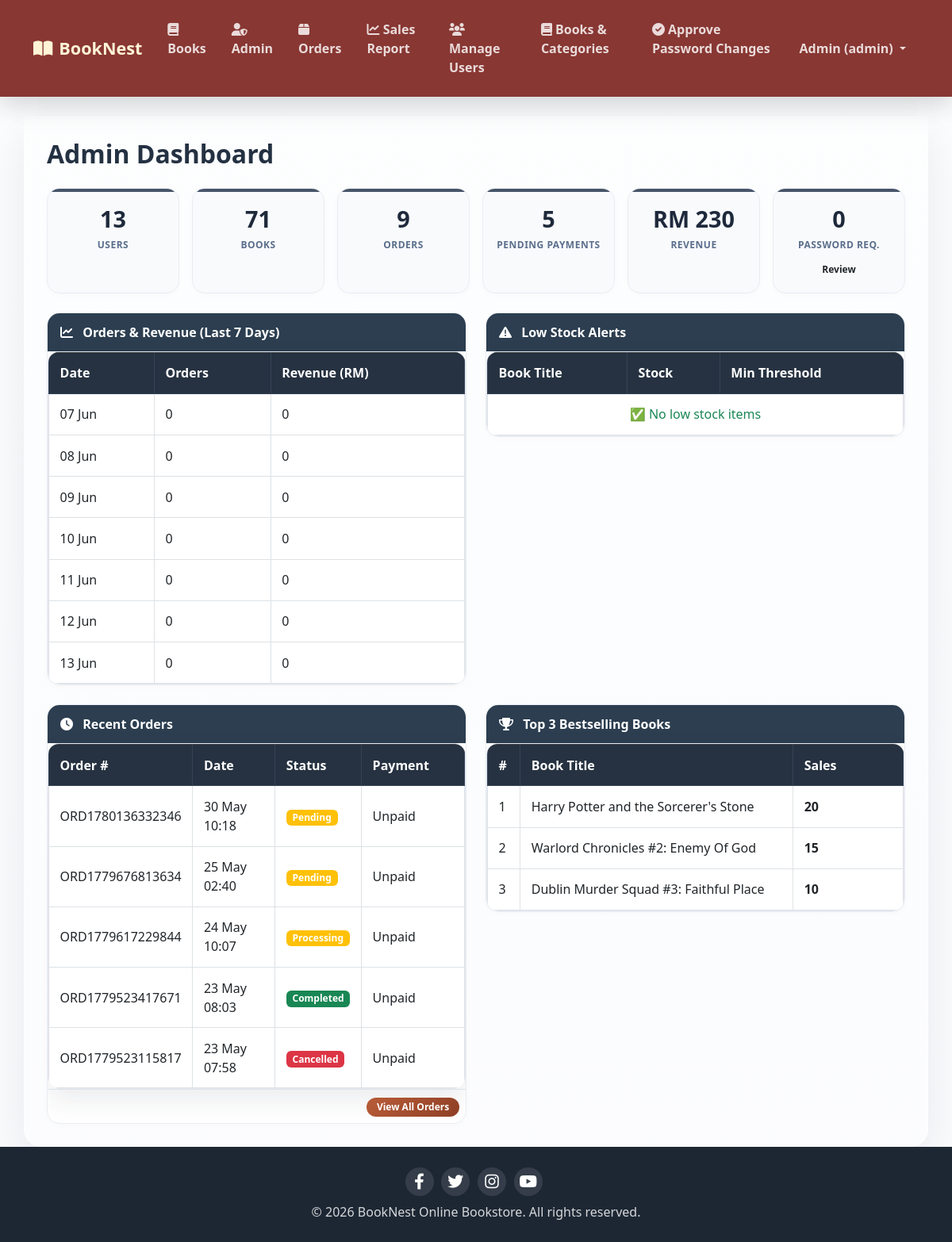
Page /Admin/mainPage.php (signed in) on the committed database.
### tables this page shows
CREATE TABLE `orders` (
  `id` int(10) UNSIGNED NOT NULL,
  `user_id` int(10) UNSIGNED NOT NULL,
  `order_number` varchar(50) NOT NULL,
  `total_amount` decimal(10,2) NOT NULL,
  `status` enum('pending','paid','processing','shipped','completed','cancelled') NOT NULL DEFAULT 'pending',
  `payment_status` enum('unpaid','paid') NOT NULL DEFAULT 'unpaid',
  `payment_proof` varchar(255) DEFAULT NULL,
  `order_date` timestamp NOT NULL DEFAULT current_timestamp(),
  `discount_amount` decimal(10,2) DEFAULT 0.00,
  `voucher_code` varchar(50) DEFAULT NULL,
  `cancel_requested` tinyint(1) DEFAULT 0,
  `shipped_date` datetime DEFAULT NULL,
  `cancellation_reason` text DEFAULT NULL
);

CREATE TABLE `books` (
  `id` int(10) UNSIGNED NOT NULL,
  `title` varchar(255) NOT NULL,
  `author` varchar(150) NOT NULL,
  `description` text DEFAULT NULL,
  `category` varchar(100) DEFAULT NULL,
  `price` decimal(10,2) NOT NULL,
  `stock` int(11) NOT NULL DEFAULT 0,
  `image` varchar(255) NOT NULL DEFAULT 'default.jpg',
  `rating_avg` decimal(3,2) NOT NULL DEFAULT 0.00,
  `rating_count` int(11) NOT NULL DEFAULT 0,
  `created_at` timestamp NOT NULL DEFAULT current_timestamp(),
  `sales` int(11) NOT NULL DEFAULT 0,
  `min_stock` int(11) DEFAULT 5
);

### Admin/mainPage.php (the view, shortened to what this page needs)
<?php
include '../Customize&Database/header.php';
$totalUsers = $pdo->query("SELECT COUNT(*) FROM users")->fetchColumn();
$totalBooks = $pdo->query("SELECT COUNT(*) FROM books")->fetchColumn();
$totalOrders = $pdo->query("SELECT COUNT(*) FROM orders")->fetchColumn();
$pendingPayments = $pdo->query("SELECT COUNT(*) FROM orders WHERE payment_status = 'unpaid'")->fetchColumn();
$revenue = $pdo->query("SELECT SUM(total_amount) FROM orders WHERE payment_status = 'paid'")->fetchColumn();
$recentOrders = $pdo->query("
    SELECT order_number, status, payment_status, order_date
    FROM orders
    ORDER BY order_date DESC
    LIMIT 5
")->fetchAll();
$lowStockBooks = $pdo->query("
    SELECT title, stock, min_stock
    FROM books
    WHERE stock <= min_stock
    ORDER BY stock ASC
    LIMIT 5
")->fetchAll();
$topBooks = $pdo->query("
    SELECT title, sales
    FROM books
    ORDER BY sales DESC
    LIMIT 3
")->fetchAll();
$pendingPasswordRequests = $pdo->query("
    SELECT COUNT(*) FROM password_change_requests WHERE status = 'pending'
")->fetchColumn();
?>
<div class="container-fluid px-0">
    <h2 class="mb-4">Admin Dashboard</h2>
    <div class="row g-3 mb-4">
        <div class="col-md-4 col-lg-2">
            <div class="stat-card">
                <div class="stat-number"><?= number_format($totalUsers) ?></div>
                <div class="stat-label">Users</div>
            </div>
        </div>
        <div class="col-md-4 col-lg-2">
            <div class="stat-card">
                <div class="stat-number"><?= number_format($totalBooks) ?></div>
                <div class="stat-label">Books</div>
            </div>
        </div>
        <div class="col-md-4 col-lg-2">
            <div class="stat-card">
                <div class="stat-number"><?= number_format($totalOrders) ?></div>
                <div class="stat-label">Orders</div>
            </div>
        </div>
        <div class="col-md-4 col-lg-2">
            <div class="stat-card">
                <div class="stat-number"><?= number_format($pendingPayments) ?></div>
                <div class="stat-label">Pending Payments</div>
            </div>
        </div>
        <div class="col-md-4 col-lg-2">
            <div class="stat-card">
                <div class="stat-number">RM <?= number_format($revenue, 0) ?></div>
                <div class="stat-label">Revenue</div>
            </div>
        </div>
        <div class="col-md-4 col-lg-2">
            <div class="stat-card">
                <div class="stat-number"><?= number_format($pendingPasswordRequests) ?></div>
                <div class="stat-label">Password Req.</div>
                <a href="approve_password_changes.php" class="btn btn-sm-outline mt-2">Review</a>
            </div>
        </div>
    </div>
    <div class="row g-4 mb-4">
        <div class="col-md-6">
            <div class="card-custom">
                <div class="card-header-custom">
                    <i class="fas fa-chart-line me-2"></i> Orders & Revenue (Last 7 Days)
                </div>
                <div class="table-responsive">
                    <table class="table table-bordered table-custom mb-0">
                        <thead class="table-dark">
                            <tr><th>Date</th><th>Orders</th><th>Revenue (RM)</th></tr>
                        </thead>
                        <tbody>
                        <?php
                            $dateMap = [];
                            for ($i = 6; $i >= 0; $i--):
                                $date = date('Y-m-d', strtotime("-$i days"));
                                $displayDate = date('d M', strtotime($date));
                                $count = $dateMap[$date]['count'] ?? 0;
                                $rev = $dateMap[$date]['revenue'] ?? 0;
                        ?>
                            <tr>
                                <td><?= $displayDate ?></td>
                                <td><?= $count ?></td>
                                <td><?= number_format($rev, 0) ?></td>
                            </tr>
                        <?php endfor; ?>
                        </tbody>
                    </table>
                </div>
            </div>
        </div>
        <div class="col-md-6">
            <div class="card-custom">
                <div class="card-header-custom">
                    <i class="fas fa-exclamation-triangle me-2"></i> Low Stock Alerts
                </div>
                <div class="table-responsive">
                    <table class="table table-bordered table-custom mb-0">
                        <thead class="table-dark">
                            <tr><th>Book Title</th><th>Stock</th><th>Min Threshold</th></tr>
                        </thead>
                        <tbody>
                        <?php if (empty($lowStockBooks)): ?>
                            <tr><td colspan="3" class="text-center text-success">✅ No low stock items</td></tr>
                        <?php else: foreach ($lowStockBooks as $book): ?>
                            <tr class="table-warning">
                                <td><?= htmlspecialchars($book['title']) ?></td>
                                <td class="fw-bold text-danger"><?= $book['stock'] ?></td>
                                <td><?= $book['min_stock'] ?></td>
                            </tr>
                        <?php endforeach; endif; ?>
                        </tbody>
                    </table>
                </div>
            </div>
        </div>
    </div>
    <div class="row g-4">
        <div class="col-md-6">
            <div class="card-custom">
                <div class="card-header-custom">
                    <i class="fas fa-clock me-2"></i> Recent Orders
                </div>
                <div class="table-responsive">
                    <table class="table table-bordered table-custom mb-0">
                        <thead class="table-dark">
                            <tr><th>Order #</th><th>Date</th><th>Status</th><th>Payment</th></tr>
                        </thead>
                        <tbody>
                        <?php if (empty($recentOrders)): ?>
                            <tr><td colspan="4" class="text-center">No orders</td></tr>
                        <?php else: foreach ($recentOrders as $order): ?>
                            <tr>
                                <td><?= htmlspecialchars($order['order_number']) ?></td>
                                <td><?= date('d M H:i', strtotime($order['order_date'])) ?></td>
                                <td>
                                    <span class="badge bg-<?= $order['status'] == 'completed' ? 'success' : ($order['status'] == 'cancelled' ? 'danger' : 'warning') ?>">
                                        <?= ucfirst($order['status']) ?>
                                    </span>
                                 </td>
                                <td><?= ucfirst($order['payment_status']) ?></td>
                            </tr>
                        <?php endforeach; endif; ?>
                        </tbody>
                    </table>
                </div>
                <div class="p-2 text-end border-top">
                    <a href="manageOrder.php" class="btn btn-sm-primary">View All Orders</a>
                </div>
            </div>
        </div>
        <div class="col-md-6">
            <div class="card-custom">
                <div class="card-header-custom">
                    <i class="fas fa-trophy me-2"></i> Top 3 Bestselling Books
                </div>
                <div class="table-responsive">
                    <table class="table table-bordered table-custom mb-0">
                        <thead class="table-dark">
                            <tr><th>#</th><th>Book Title</th><th>Sales</th></tr>
                        </thead>
                        <tbody>
                        <?php if (empty($topBooks)): ?>
                            <tr><td colspan="3" class="text-center">No sales data</td></tr>
                        <?php else: $rank = 1; foreach ($topBooks as $book): ?>
                            <tr>
                                <td><?= $rank++ ?></td>
                                <td><?= htmlspecialchars($book['title']) ?></td>
                                <td class="fw-semibold"><?= number_format($book['sales']) ?></td>
                            </tr>
                        <?php endforeach; endif; ?>
                        </tbody>
                    </table>
                </div>
            </div>
        </div>
    </div>
</div>
<?php include '../Customize&Database/footer.php'; ?>

### Customize&Database/design.css (style rules this page uses)
html, body { min-height: 100%; margin: 0; padding: 0; }
body { background: linear-gradient(180deg, rgba(246, 248, 251, 0.35), rgba(246, 248, 251, 0.55)), url('/finalproject/booknestonlinebookstoresystem/Image/background6.jpg'); background-size: cover; background-position: center center; background-repeat: no-repeat; background-attachment: fixed; color: var(--bn-ink); display: flex; flex-direction: column; font-family: "Segoe UI", Arial, sans-serif; min-height: 100vh; }
body, p, .description, .card-text { color: var(--bn-ink); font-weight: 400; }
h1, h2, h3, h4, h5, .navbar-brand { letter-spacing: 0; }
h2, h3 { color: var(--bn-ink); font-weight: 800; margin-bottom: 1rem; }
.btn { border-radius: 12px; font-weight: 700; }
.badge { letter-spacing: 0; }
.table-responsive { background: rgba(255, 255, 255, 0.94); border: 1px solid var(--bn-line); border-radius: var(--bn-radius); box-shadow: 0 14px 34px rgba(36, 49, 66, 0.09); overflow: auto; }
.table { margin-bottom: 0; vertical-align: middle; }
.table > :not(caption) > * > * { padding: 0.85rem; }
.table thead th, .table-dark th { background: #263241 !important; border-color: #344356 !important; color: #ffffff; font-weight: 700; white-space: nowrap; }
.table th:last-child, .table td:last-child { min-width: 130px; }

### Admin/mainPage.php (style rules this page uses)
.stat-card { background: #f8fafc; border-radius: 16px; padding: 1rem; text-align: center; transition: all 0.2s ease; height: 100%; border: 1px solid #e9edf2; position: relative; overflow: hidden; box-shadow: 0 2px 8px rgba(0,0,0,0.02); }
.stat-card::before { content: ''; position: absolute; top: 0; left: 0; width: 100%; height: 4px; background: #475569; }
.stat-number { font-size: 1.8rem; font-weight: 700; color: #1e293b; margin-bottom: 0.2rem; }
.stat-label { font-size: 0.75rem; font-weight: 600; color: #5b6e8c; text-transform: uppercase; letter-spacing: 0.5px; }
.card-custom { background: #ffffff; border: 1px solid #e9edf2; border-radius: 16px; box-shadow: 0 2px 8px rgba(0,0,0,0.02); overflow: hidden; }
.card-header-custom { background: #2c3e50; color: white; padding: 0.75rem 1rem; font-weight: 600; }
.table-custom { margin-bottom: 0; background: #ffffff; }
.table-custom th { background: #f8fafc; border-bottom: 1px solid #e9edf2; color: #1e293b; font-weight: 600; }
.table-dark th { background-color: #2c3e50 !important; color: white; }
.btn-sm-outline { border-radius: 30px; padding: 0.2rem 0.8rem; font-size: 0.75rem; }
.btn-sm-primary { border-radius: 30px; padding: 0.2rem 0.8rem; font-size: 0.75rem; background: linear-gradient(135deg, #b85c38, #8f3f25); border: none; color: white; }

### rows in the picture
orders: order_number "ORD1780136332346", order_date "30 May 10:18", status "Pending", payment_status "Unpaid"
orders: order_number "ORD1779676813634", order_date "25 May 02:40", status "Pending", payment_status "Unpaid"
orders: order_number "ORD1779617229844", order_date "24 May 10:07", status "Processing", payment_status "Unpaid"
orders: order_number "ORD1779523417671", order_date "23 May 08:03", status "Completed", payment_status "Unpaid"
orders: order_number "ORD1779523115817", order_date "23 May 07:58", status "Cancelled", payment_status "Unpaid"
books: title "Harry Potter and the Sorcerer's Stone", sales "20"
books: title "Warlord Chronicles #2: Enemy Of God", sales "15"
books: title "Dublin Murder Squad #3: Faithful Place", sales "10"

### other values in the picture
$_SESSION['user_name'] "Admin"
$_SESSION['user_role'] "admin"
$totalUsers "13"
$totalBooks "71"
$totalOrders "9"
$pendingPayments "5"
$revenue "230"
$pendingPasswordRequests "0"
$displayDate "07 Jun"
$count "0"
$rev "0"
$displayDate "08 Jun"
$displayDate "09 Jun"
$displayDate "10 Jun"
$displayDate "11 Jun"
